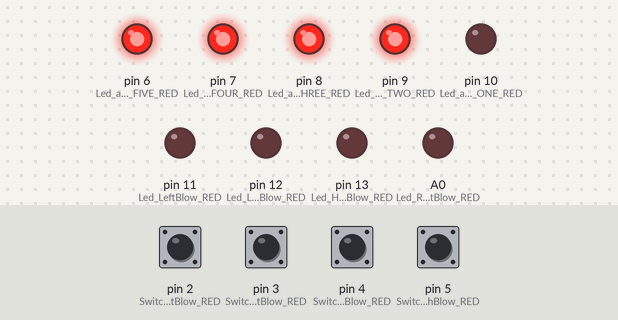
Bench run of a sketch on a simulated Arduino Uno, built with avr-gcc and run on an emulated ATmega328P. On the bench: output pins drawn as LEDs (lit = HIGH). The inputs (shaded band) are chosen by the test bench; at power-on: pin 2 (Switch_RightBlow_RED), pin 3 (Switch_LeftBlow_RED), pin 4 (Switch_LowBlow_RED), pin 5 (Switch_HighBlow_RED) LOW. Random numbers use the default seed unless the sketch sets one.

Above: at 3.2 s.
3.3 s: pin 4 (Switch_LowBlow_RED) pulled HIGH for 1 s
At 6.7 s:
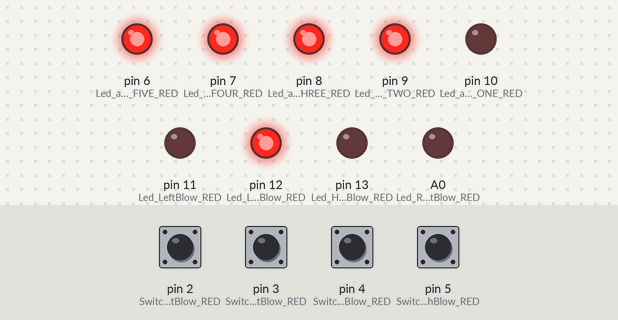
8.6 s: pin 3 (Switch_LeftBlow_RED) pulled HIGH for 0.7 s
At 9.7 s:
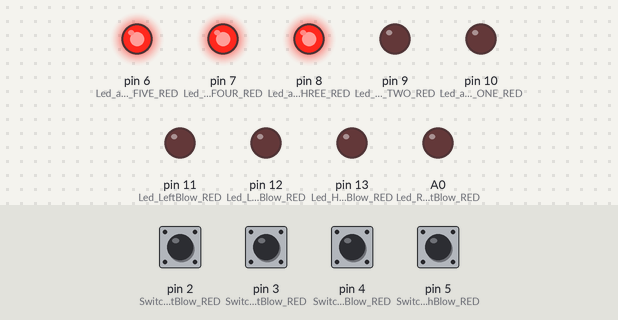
13.6 s: pin 5 (Switch_HighBlow_RED) pulled HIGH for 0.7 s
At 16.8 s:
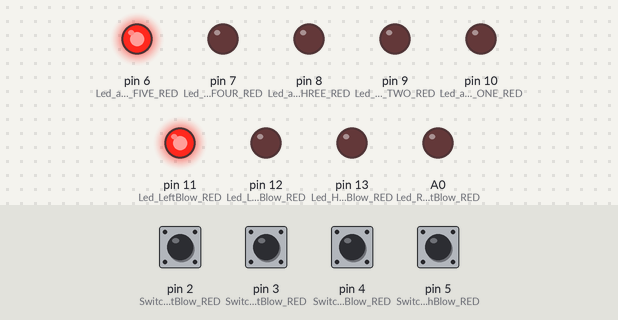
Timing chart, 0 to 19.0 s (numbered marks = the images above; inputs shaded):
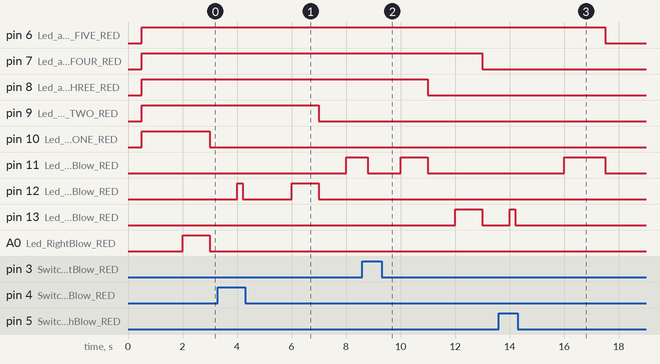

The sketch:

SwitchesReading_and_Attemp_V_1.1.ino
```cpp
#define Led_HighBlow_RED 13
#define Led_LowBlow_RED 12
#define Led_LeftBlow_RED 11
#define Led_RightBlow_RED A0

#define Led_attempt_ONE_RED 10
#define Led_attempt_TWO_RED 9
#define Led_attempt_THREE_RED 8
#define Led_attempt_FOUR_RED 7
#define Led_attempt_FIVE_RED 6


#define Switch_HighBlow_RED 5
#define Switch_LowBlow_RED 4
#define Switch_LeftBlow_RED 3
#define Switch_RightBlow_RED 2


unsigned long previousMillis = 0; // el ancho de la variable, "unsigned" solo n° positivos
unsigned long currentMillis = 0;
const long interval = 2000;
int Case;
bool Status;
int Mistakes = 0;


   void setup()
{
   Serial.begin(9600);


   pinMode(Led_HighBlow_RED, OUTPUT);
   pinMode(Led_LowBlow_RED, OUTPUT);
   pinMode(Led_LeftBlow_RED, OUTPUT);
   pinMode(Led_RightBlow_RED, OUTPUT);

   pinMode(Led_attempt_ONE_RED, OUTPUT);
   pinMode(Led_attempt_TWO_RED, OUTPUT);
   pinMode(Led_attempt_THREE_RED, OUTPUT);
   pinMode(Led_attempt_FOUR_RED, OUTPUT);
   pinMode(Led_attempt_FIVE_RED, OUTPUT);


   pinMode(Switch_HighBlow_RED, INPUT);
   pinMode(Switch_LowBlow_RED, INPUT);
   pinMode(Switch_LeftBlow_RED, INPUT);
   pinMode(Switch_RightBlow_RED, INPUT);
}

   void loop()
{
  delay(500);
    UpdateAttempts(Mistakes);
    ChangeLights(0);
    while (Mistakes < 5)
  {
    UpdateAttempts(Mistakes);
    ChangeLights(0);
    currentMillis = millis(); //funcion cronometro independeinte a la programación lineal.
     if (currentMillis - previousMillis == interval)
   {
      previousMillis = currentMillis;              // le decimos al previousMillis el tiempo anterior.
      Case = random(1, 5);                        // el codigo eligé un Case
      ChangeLights(Case);                        // Ese Case enciende un led
      Status = SwitchesReading(Case);           // Invocamos la lectura del switch correspondiente y en consecuencía, nos da un true/false para Status
        if (Status == false)
      {
        Mistakes = ++Mistakes;
      }  else
       {
         //it´s nothing.
       }
   }
  }
}

  void ChangeLights(int Condicion)
{
     switch (Condicion)
   {
    case 0: //Led_Off
      digitalWrite(Led_HighBlow_RED, LOW);
      digitalWrite(Led_LowBlow_RED, LOW);
      digitalWrite(Led_LeftBlow_RED, LOW);
      digitalWrite(Led_RightBlow_RED, LOW);

      //Serial.print("To Turn Off \n");
     break;
    case 1:  //Led_HighBlow_On
      digitalWrite(Led_HighBlow_RED, HIGH);
      digitalWrite(Led_LowBlow_RED, LOW);
      digitalWrite(Led_LeftBlow_RED, LOW);
      digitalWrite(Led_RightBlow_RED, LOW);

      //Serial.print("High Blow \n");
     break;
    case 2:  //Led_LowBlow_On
      digitalWrite(Led_HighBlow_RED, LOW);
      digitalWrite(Led_LowBlow_RED, HIGH);
      digitalWrite(Led_LeftBlow_RED, LOW);
      digitalWrite(Led_RightBlow_RED, LOW);

      //Serial.print("Low Blow \n");
     break;
    case 3:  //Led_LeftBlow_On
      digitalWrite(Led_HighBlow_RED, LOW);
      digitalWrite(Led_LowBlow_RED, LOW);
      digitalWrite(Led_LeftBlow_RED, HIGH);
      digitalWrite(Led_RightBlow_RED, LOW);

      //Serial.print("Left Blow \n");
     break;
    case 4:  //Led_RightBlow_On
      digitalWrite(Led_HighBlow_RED, LOW);
      digitalWrite(Led_LowBlow_RED, LOW);
      digitalWrite(Led_LeftBlow_RED, LOW);
      digitalWrite(Led_RightBlow_RED, HIGH);

      //Serial.print("Right Blow \n");
     break;
  }
}

  bool SwitchesReading(int condicion)
{
   bool variable;
   int i = 0;
    switch (condicion)
  {
      case 1:
        while(i <= 5)
     {
         variable = digitalRead(Switch_HighBlow_RED);           //Leo el switch, siendo esá mi lectura predeterminada.
           if (variable == 1)
         {                                                // Siendo el 1 logico, mí lectura predeterminada, esta acción se ejecutara cuando lea un 0.
           delay(200);                                   // Retardo antirebote para mí "Pull Down"
           return true;
           break;
         }
           else
         {
           delay(200);
           i = ++i;
         }
           if (i == 5)
         {
           return false;
           i = ++i;
         }
     }
        break;
      case 2:
        while(i <= 5)
     {
         variable = digitalRead(Switch_LowBlow_RED);
           if (variable == 1)
         {
           delay(200);
           return true;
           break;
         }
           else
         {
           delay(200);
           i = ++i;
         }
           if (i == 5)
         {
           return false;
           i = ++i;
         }
     }
      break;
      case 3:
        while(i <= 5)
     {
         variable = digitalRead(Switch_LeftBlow_RED);           //Leo el switch, siendo esá mi lectura predeterminada.
           if (variable == 1)
         {                                                // Siendo el 1 logico, mí lectura predeterminada, esta acción se ejecutara cuando lea un 0.
           delay(200);                                   // Retardo antirebote para mí "Pull Down"
           return true;
           break;
         }
           else
         {
           delay(200);
           i = ++i;
         }
           if (i == 5)
         {
           return false;
           i = ++i;
         }
     }
        break;
      case 4:
        while(i <= 5)
     {
         variable = digitalRead(Switch_RightBlow_RED);           //Leo el switch, siendo esá mi lectura predeterminada.
           if (variable == 1)
         {                                                // Siendo el 1 logico, mí lectura predeterminada, esta acción se ejecutara cuando lea un 0.
           delay(200);                                   // Retardo antirebote para mí "Pull Down"
           return true;
           break;
         }
           else
         {
           delay(200);
           i = ++i;
         }
           if (i == 5)
         {
           return false;
           i = ++i;
         }
     }
        break;
 }

}

  void UpdateAttempts(int Mistakes)
{
    switch (Mistakes)
  {
     case 0:
       digitalWrite(Led_attempt_ONE_RED, HIGH);
       digitalWrite(Led_attempt_TWO_RED, HIGH);
       digitalWrite(Led_attempt_THREE_RED, HIGH);
       digitalWrite(Led_attempt_FOUR_RED, HIGH);
       digitalWrite(Led_attempt_FIVE_RED, HIGH);
      break;
     case 1:
       digitalWrite(Led_attempt_ONE_RED, LOW);
       digitalWrite(Led_attempt_TWO_RED, HIGH);
       digitalWrite(Led_attempt_THREE_RED, HIGH);
       digitalWrite(Led_attempt_FOUR_RED, HIGH);
       digitalWrite(Led_attempt_FIVE_RED, HIGH);
      break;
     case 2:
       digitalWrite(Led_attempt_ONE_RED, LOW);
       digitalWrite(Led_attempt_TWO_RED, LOW);
       digitalWrite(Led_attempt_THREE_RED, HIGH);
       digitalWrite(Led_attempt_FOUR_RED, HIGH);
       digitalWrite(Led_attempt_FIVE_RED, HIGH);
      break;
     case 3:
       digitalWrite(Led_attempt_ONE_RED, LOW);
       digitalWrite(Led_attempt_TWO_RED, LOW);
       digitalWrite(Led_attempt_THREE_RED, LOW);
       digitalWrite(Led_attempt_FOUR_RED, HIGH);
       digitalWrite(Led_attempt_FIVE_RED, HIGH);
      break;
     case 4:
       digitalWrite(Led_attempt_ONE_RED, LOW);
       digitalWrite(Led_attempt_TWO_RED, LOW);
       digitalWrite(Led_attempt_THREE_RED, LOW);
       digitalWrite(Led_attempt_FOUR_RED, LOW);
       digitalWrite(Led_attempt_FIVE_RED, HIGH);
      break;
     case 5:
       digitalWrite(Led_attempt_ONE_RED, LOW);
       digitalWrite(Led_attempt_TWO_RED, LOW);
       digitalWrite(Led_attempt_THREE_RED, LOW);
       digitalWrite(Led_attempt_FOUR_RED, LOW);
       digitalWrite(Led_attempt_FIVE_RED, LOW);
      break;
  }
}
```

Measured:
- after the input at 13.6 s, pin 11 (Led_LeftBlow_RED): LOW → HIGH after 2.4 s, → LOW 1.5 s later
